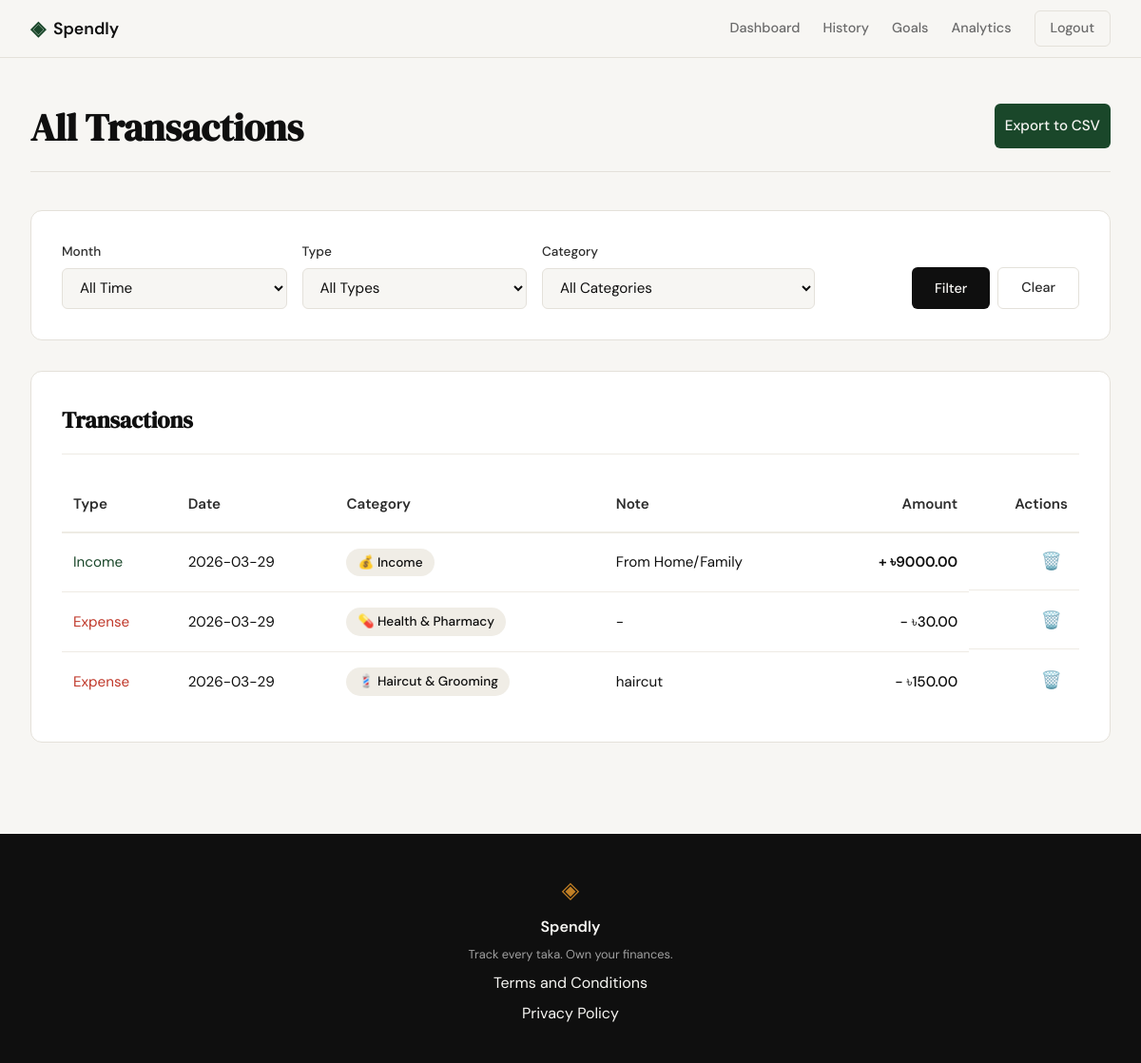
/history (signed in), run on an earlier commit of the app's database.
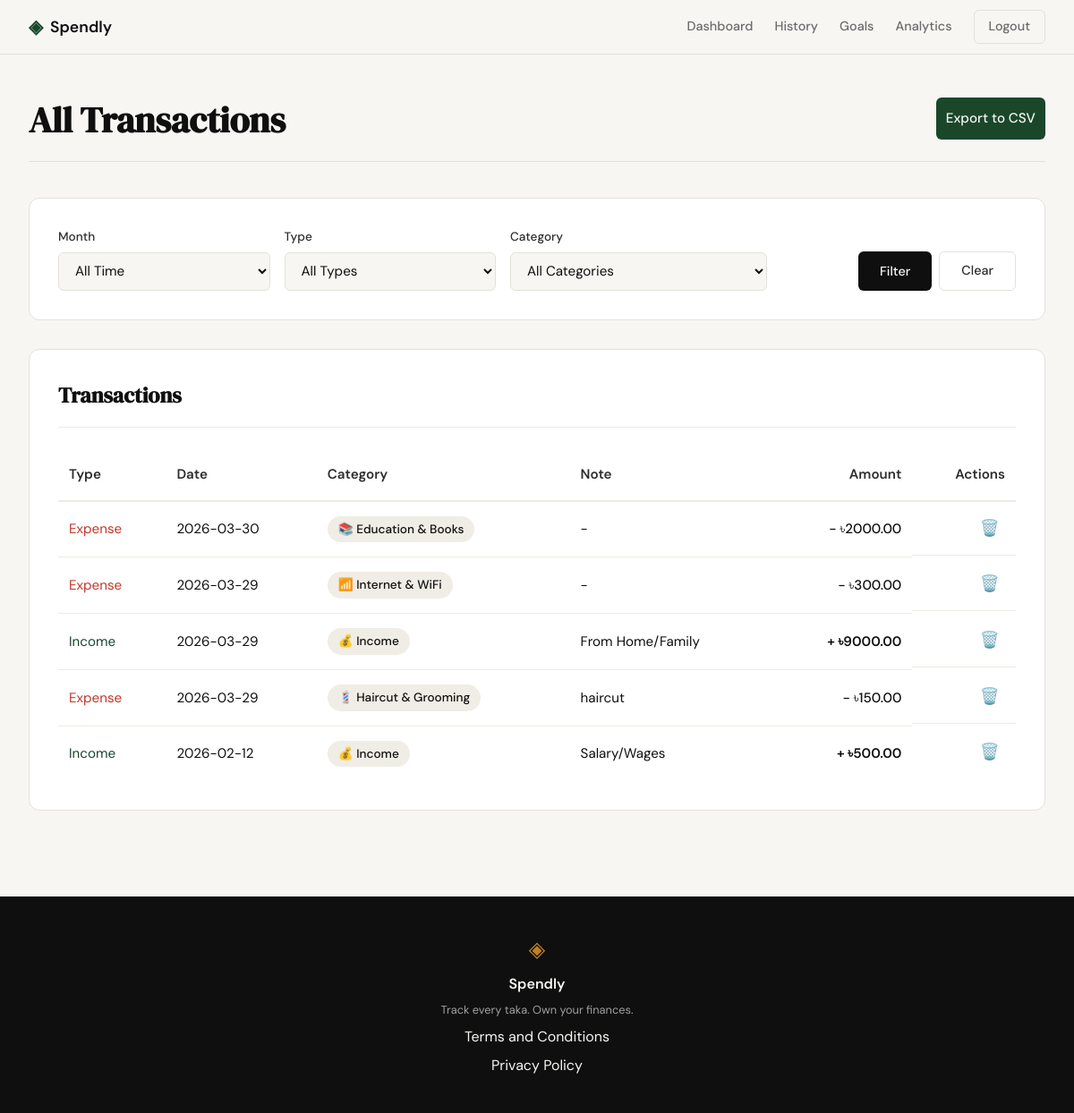
And on a later commit of the database.
### tables this page shows
CREATE TABLE incomes (
            id INTEGER PRIMARY KEY AUTOINCREMENT,
            user_id INTEGER NOT NULL,
            amount REAL NOT NULL,
            description TEXT,
            date TIMESTAMP DEFAULT CURRENT_TIMESTAMP,
            FOREIGN KEY (user_id) REFERENCES users (id) ON DELETE CASCADE
        );

CREATE TABLE expenses (
            id INTEGER PRIMARY KEY AUTOINCREMENT,
            user_id INTEGER NOT NULL,
            category_id INTEGER NOT NULL,
            amount REAL NOT NULL,
            description TEXT,
            date TIMESTAMP DEFAULT CURRENT_TIMESTAMP,
            FOREIGN KEY (user_id) REFERENCES users (id) ON DELETE CASCADE,
            FOREIGN KEY (category_id) REFERENCES categories (id)
        );

CREATE TABLE categories (
            id INTEGER PRIMARY KEY AUTOINCREMENT,
            name TEXT UNIQUE NOT NULL,
            icon TEXT DEFAULT '💸'
        );

### routes/transactions.py (the view)
@transactions_bp.route("/history")
def history():
    if "user_id" not in session:
        return redirect(url_for("auth.login"))
    uid = session["user_id"]
    conn = get_db()
    filter_month = request.args.get("month", "")
    filter_cat = request.args.get("category_id", "")
    filter_type = request.args.get("type", "")
    expenses = []
    if not filter_type or filter_type == "expense":
        query = "SELECT e.id, e.date, c.name as category_name, c.icon as category_icon, e.amount, e.description, 'expense' as txn_type, e.category_id FROM expenses e JOIN categories c ON e.category_id = c.id WHERE e.user_id = ?"
        params = [uid]
        if filter_month:
            query += " AND strftime('%Y-%m', e.date) = ?"
            params.append(filter_month)
        if filter_cat:
            query += " AND e.category_id = ?"
            params.append(filter_cat)
        expenses_raw = conn.execute(query, params).fetchall()
        expenses = [dict(r) for r in expenses_raw]
    incomes = []
    if not filter_type or filter_type == "income":
        if not filter_cat:  # incomes don't have category_id
            query = "SELECT id, date, 'Income' as category_name, '💰' as category_icon, amount, description, 'income' as txn_type, NULL as category_id FROM incomes WHERE user_id = ?"
            params = [uid]
            if filter_month:
                query += " AND strftime('%Y-%m', date) = ?"
                params.append(filter_month)
            incomes_raw = conn.execute(query, params).fetchall()
            incomes = [dict(r) for r in incomes_raw]
    all_txns = sorted(expenses + incomes, key=lambda x: x["date"], reverse=True)
    categories = conn.execute("SELECT * FROM categories ORDER BY name").fetchall()
    income_months = conn.execute("SELECT DISTINCT strftime('%Y-%m', date) as m FROM incomes WHERE user_id=?", (uid,)).fetchall()
    expense_months = conn.execute("SELECT DISTINCT strftime('%Y-%m', date) as m FROM expenses WHERE user_id=?", (uid,)).fetchall()
    all_months = sorted(set(r["m"] for r in income_months) | set(r["m"] for r in expense_months), reverse=True)
    from flask import render_template
    return render_template("history.html", transactions=all_txns, categories=categories,
                           filter_month=filter_month, filter_cat=filter_cat, filter_type=filter_type,
                           all_months=all_months)

### database/connection.py (called while the page is built)
def get_db():
    if 'db' not in g:
        g.db = sqlite3.connect(DATABASE)
        g.db.row_factory = sqlite3.Row
    return g.db

### templates/history.html (shortened to what this page needs)
{% extends "base.html" %}
{% block content %}
<div class="dash-wrapper">
    <div class="dash-container">
        <header class="dash-header">
            <div class="header-left">
                <h1 class="dash-title">All Transactions</h1>
            </div>
            <div class="header-right" style="display: flex; gap: 10px;">
                <a href="{{ url_for('export.export_transactions') }}" class="btn-success">Export to CSV</a>
            </div>
        </header>
        <div class="form-card" style="margin-bottom: 2rem;">
            <form method="GET" action="{{ url_for('transactions.history') }}" class="filters-form"
                style="display: flex; gap: 1rem; align-items: flex-end; flex-wrap: wrap;">
                <div class="form-group" style="flex: 1 1 150px; margin-bottom: 0;">
                    <label>Month</label>
                    <select name="month" class="form-input">
                        <option value="">All Time</option>
                    </select>
                </div>
                <div class="form-group" style="flex: 1 1 150px; margin-bottom: 0;">
                    <label>Type</label>
                    <select name="type" class="form-input">
                        <option value="">All Types</option>
                    </select>
                </div>
                <div class="form-group" style="flex: 1 1 200px; margin-bottom: 0;">
                    <label>Category</label>
                    <select name="category_id" class="form-input">
                        <option value="">All Categories</option>
                    </select>
                </div>
                <div style="display: flex; gap: 0.5rem; flex: 1 1 auto; justify-content: flex-end;">
                    <button type="submit" class="btn-primary" style="padding: 0.6rem 1.5rem;">Filter</button>
                    <a href="{{ url_for('transactions.history') }}" class="btn-ghost"
                        style="padding: 0.6rem 1.5rem; text-decoration: none;">Clear</a>
                </div>
            </form>
        </div>
        <div class="table-card" style="grid-column: span 2;">
            <h3 class="card-title">Transactions</h3>
            <div class="table-responsive">
                <table class="dash-table">
                    <thead>
                        <tr>
                            <th>Type</th>
                            <th>Date</th>
                            <th>Category</th>
                            <th>Note</th>
                            <th class="text-right">Amount</th>
                            <th class="text-right">Actions</th>
                        </tr>
                    </thead>
                    <tbody>
                        {% for txn in transactions %}
                        <tr>
                            <td>
                                {% if txn.txn_type == 'expense' %}
                                <span class="trend-down">Expense</span>
                                {% else %}
                                <span class="trend-up">Income</span>
                                {% endif %}
                            </td>
                            <td>{{ txn.date.split(' ')[0] }}</td>
                            <td><span class="cat-pill">{{ txn.category_icon }} {{ txn.category_name }}</span></td>
                            <td>{{ txn.description or '-' }}</td>
                            <td
                                class="text-right {% if txn.txn_type == 'expense' %}amount-out{% else %}amount-in{% endif %}">
                                {% if txn.txn_type == 'expense' %}-{% else %}+{% endif %} ৳{{ "%.2f"|format(txn.amount)
                                }}
                            </td>
                            <td class="text-right actions-cell">
                                {% if txn.txn_type == 'expense' %}
                                <form action="{{ url_for('transactions.delete_expense', id=txn.id) }}" method="POST"
                                    class="inline-form"
                                    onsubmit="return confirm('Are you sure you want to delete this expense?');">
                                    <button type="submit" class="action-btn delete-btn">🗑️</button>
                                </form>
                                {% else %}
                                <form action="{{ url_for('transactions.delete_income', id=txn.id) }}" method="POST"
                                    class="inline-form"
                                    onsubmit="return confirm('Are you sure you want to delete this income?');">
                                    <button type="submit" class="action-btn delete-btn">🗑️</button>
                                </form>
                                {% endif %}
                            </td>
                        </tr>
                        {% else %}
                        <tr>
                            <td colspan="6" class="text-center empty-state">No transactions found for these filters.
                            </td>
                        </tr>
                        {% endfor %}
                    </tbody>
                </table>
            </div>
        </div>
    </div>
</div>
{% endblock %}

### templates/base.html (shortened to what this page needs)
<!DOCTYPE html>
<html lang="en">
<head>
    <link rel="stylesheet" href="{{ url_for('static', filename='css/style.css') }}">
</head>
<body>
    <nav class="navbar">
        <div class="nav-inner">
            <a href="{{ url_for('landing') }}" class="nav-brand">
                <span class="brand-icon">◈</span>
                <span class="brand-name">Spendly</span>
            </a>
            <div class="nav-links">
                {% if session.get('user_id') %}
                <div class="nav-links">
                    <a href="{{ url_for('dashboard.index') }}" class="nav-link">Dashboard</a>
                    <a href="{{ url_for('transactions.history') }}" class="nav-link">History</a>
                    <a href="{{ url_for('goals.index') }}" class="nav-link">Goals</a>
                    <a href="{{ url_for('analytics.index') }}" class="nav-link">Analytics</a>
                    <a href="{{ url_for('auth.logout') }}" class="nav-link btn-ghost"
                        style="padding: 0.4rem 1rem;">Logout</a>
                </div>{% else %}
                <a href="{{ url_for('auth.login') }}">Sign in</a>
                <a href="{{ url_for('auth.register') }}" class="nav-cta">Get started</a>
                {% endif %}
            </div>
        </div>
    </nav>
    <main class="main-content">
        {% block content %}{% endblock %}
    </main>
    <footer class="footer">
        <div class="footer-inner">
            <span class="brand-icon">◈</span>
            <span class="footer-name">Spendly</span>
            <p class="footer-copy">Track every taka. Own your finances.</p>
            <p><a href="/terms">Terms and Conditions</a></p>
            <p><a href="#">Privacy Policy</a></p>
        </div>
    </footer>
</body>
</html>

What changed in the data, as far as the page shows it:
removed expenses: shows "Expense", date "2026-03-29", category_icon "💊", category_name "Health & Pharmacy", description "-", amount "30.00"
added expenses: shows "Expense", date "2026-03-30", category_icon "📚", category_name "Education & Books", description "-", amount "2000.00"
added expenses: shows "Expense", date "2026-03-29", category_icon "📶", category_name "Internet & WiFi", description "-", amount "300.00"
added incomes: shows "Income", date "2026-02-12", category_icon "💰", category_name "Income", description "Salary/Wages", amount "500.00"
